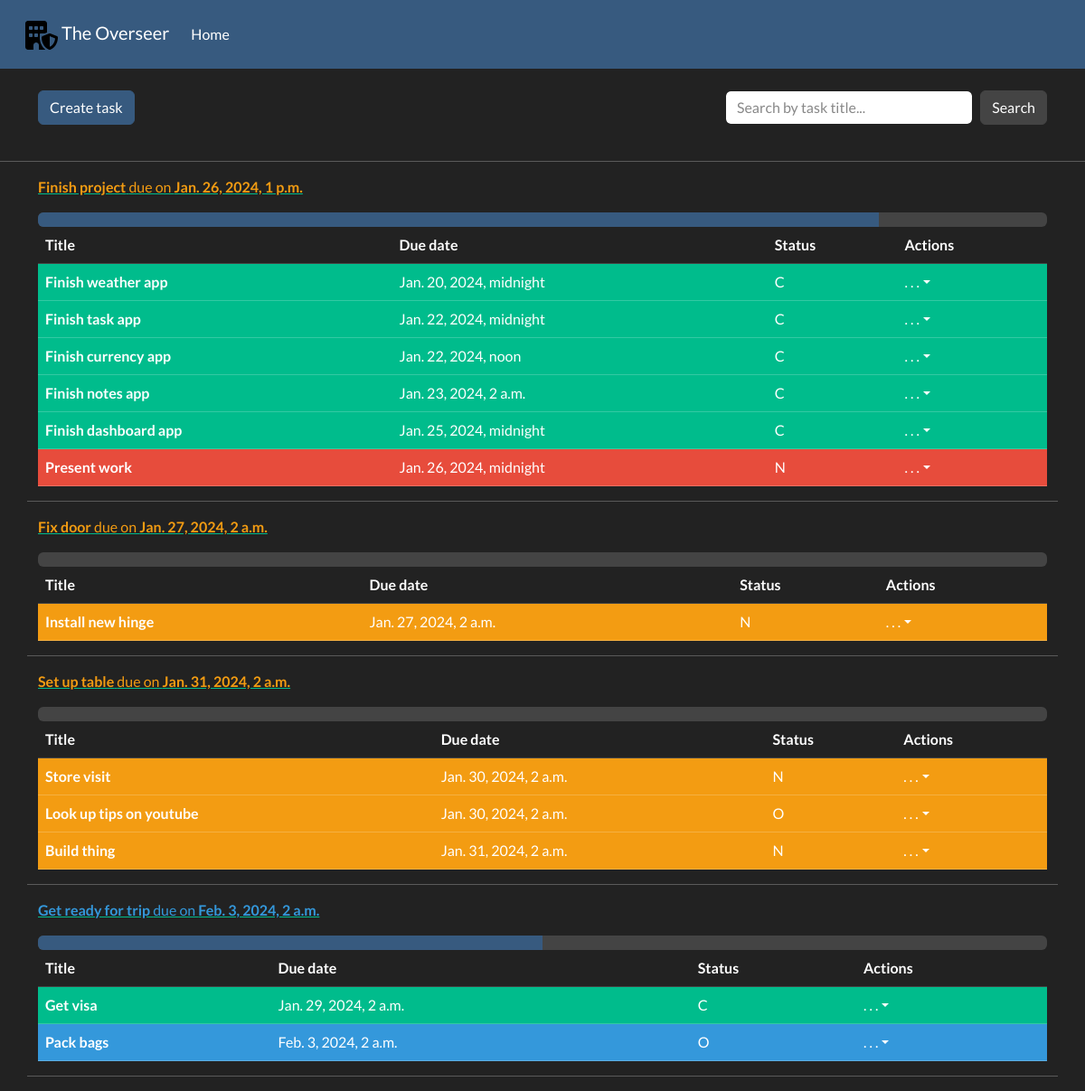
The page /tasks/ on the database as committed earlier.
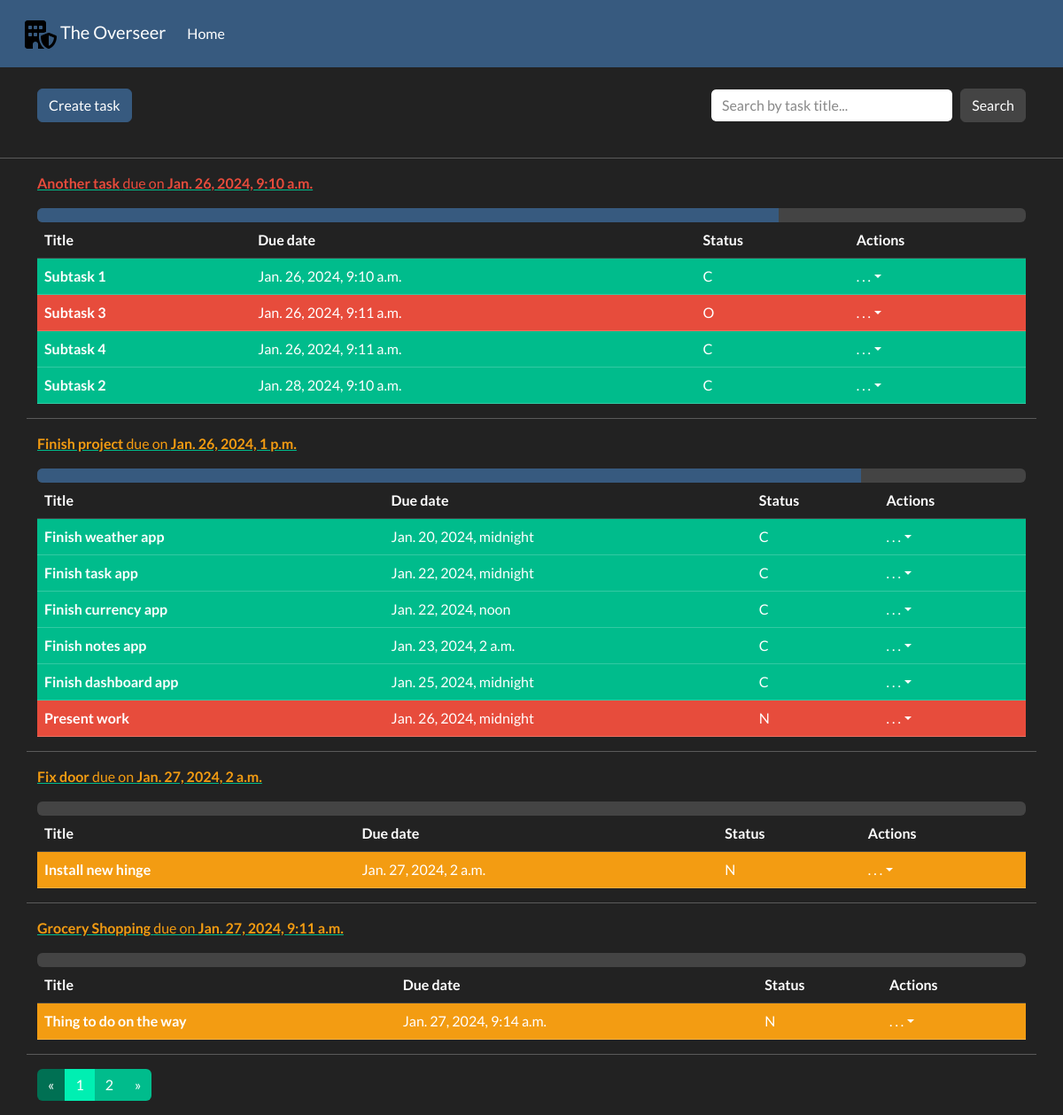
The same page on the database as committed later.
### overseer/models.py (models this page shows, shortened)
class Task(models.Model):
    title = models.CharField(max_length=200)
    pub_date = models.DateTimeField(verbose_name='Creation date', auto_now_add=True)
    due_date = models.DateTimeField(verbose_name='Due date')
    class Meta:
        ordering = ['due_date']
    @property
    def severity(self) -> str:
        remaining_days = self.due_date - timezone.now()
        if remaining_days <= timezone.timedelta(days=0):
            return 'danger'
        elif remaining_days <= timezone.timedelta(days=7):
            return 'warning'
        elif remaining_days <= timezone.timedelta(days=14):
            return 'info'
        else:
            return 'light'
    @property
    def progress(self) -> int:
        progress = 0
        for subtask in self.subtasks.all():
            progress += 1 if subtask.status == 'C' else 0
        return progress
    @property
    def progress_percentage(self) -> str:
        subtask_num = self.subtasks.all().count() if self.subtasks.all().count() != 0 else 1
        return str(round(100 / subtask_num * self.progress, 2)) + '%'

class SubTask(models.Model):
    title = models.CharField(max_length=100)
    pub_date = models.DateTimeField(verbose_name='Creation date', auto_now_add=True)
    due_date = models.DateTimeField(verbose_name='Due date')
    content = HTMLField(null=True, blank=True)
    STATUS_LIST = (
        ('O', 'Ongoing'),
        ('C', 'Complete'),
        ('N', 'Not started')
    )
    status = models.CharField(choices=STATUS_LIST, max_length=1, verbose_name='Status')
    main_task = models.ForeignKey(Task, on_delete=models.CASCADE, related_name='subtasks')
    @property
    def severity(self) -> str:
        remaining_days = self.due_date - timezone.now()
        if remaining_days <= timezone.timedelta(days=0):
            return 'danger'
        elif remaining_days <= timezone.timedelta(days=7):
            return 'warning'
        elif remaining_days <= timezone.timedelta(days=14):
            return 'info'
        else:
            return 'light'
    class Meta:
        ordering = ['due_date']

### overseer/views.py (the view)
# urls.py: path('', views.index, name='currency-index'),
def index(request):
    if request.method == 'POST':
        query_text = request.POST['search_text']
        task_list = Task.objects.filter(title__icontains=query_text)
    else:
        task_list = Task.objects.all()
    paginator = Paginator(task_list, 4)
    page_number = request.GET.get('page')
    paged_tasks = paginator.get_page(page_number)
    context = {
        'task_list': paged_tasks,
    }
    return render(request, 'overseer/index.html', context=context)

### overseer/templatetags/overseer_extras.py (called while the page is built)
@register.inclusion_tag('overseer/pagination.html')
def paginate(paginated_obj):
    return {'page_obj': paginated_obj}

### overseer/templates/overseer/index.html (shortened to what this page needs)
{% extends 'overseer/base.html' %}
{% block content %}
{% load overseer_extras %}
<br>
<div class="container">
    <div class="row">
        <div class="col-4">
            <a type="button" class="btn btn-primary" href="{% url 'task-create'%}">Create task</a>
        </div>
        <div class="col-4"></div>
        <div class="col-4">
            <form class="d-flex" method="post">
                <input class="form-control me-sm-2" type="search" placeholder="Search by task title..." name="search_text">
                <button class="btn btn-secondary my-2 my-sm-0" type="submit">Search</button>
            </form>
        </div>
    </div>
</div>
<br>
<hr>
{% for task in task_list %}
    <div class="container">
        <div class="row">
            <div class="col-12">
                <a href="{% url 'task-detail' task.id %}">
                    <p class="text-{{ task.severity }}"><b>{{ task.title }}</b> due on <b>{{ task.due_date }}</b></p>
                </a>
                {% if task.subtasks.all.count > 0 %}
                <div class="progress">
                    <div class="progress-bar" role="progressbar" style="width: {{ task.progress_percentage }};" aria-valuenow="{{ task.progress }}" aria-valuemin="0" aria-valuemax="{{ task.subtasks.all.count }}"></div>
                </div>
                <table class="table table-hover">
                    <thead>
                    <tr>
                        <th scope="col">Title</th>
                        <th scope="col">Due date</th>
                        <th scope="col">Status</th>
                        <th scope="col">Actions</th>
                    </tr>
                    </thead>
                    <tbody>
                    {% for subtask in task.subtasks.all %}
                    <tr class="table-{% if subtask.status == 'C' %}success{% else %}{{ subtask.severity }}{% endif %}">
                        <th scope="row">{{ subtask.title }}</th>
                        <td>{{ subtask.due_date }}</td>
                        <td>{{ subtask.status }}</td>
                        <td>
                            <a class="nav-link dropdown-toggle" data-bs-toggle="dropdown" href="#" role="button" aria-haspopup="true" aria-expanded="false">. . .</a>
                        </td>
                    </tr>
                    </tbody>
                    {% endfor %}
                </table>
                {% endif %}
            </div>
            <hr>
        </div>
    </div>
{% endfor %}
<div class="container">
    <div class="row">
        {% paginate task_list %}
    </div>
</div>
{% endblock %}

Rows that differ between the two databases and show on the page:
no longer on this page (row unchanged): Task: title "Set up table", due_date "Jan. 31, 2024, 2 a.m."
no longer on this page (row unchanged): SubTask: title "Store visit", due_date "Jan. 30, 2024, 2 a.m.", status "N", shown under "Set up table"
no longer on this page (row edited): SubTask: title "Look up tips on youtube", due_date "Jan. 30, 2024, 2 a.m.", status "O", shown under "Set up table"
no longer on this page (row unchanged): SubTask: title "Build thing", due_date "Jan. 31, 2024, 2 a.m.", status "N", shown under "Set up table"
no longer on this page (row unchanged): Task: title "Get ready for trip", due_date "Feb. 3, 2024, 2 a.m."
no longer on this page (row unchanged): SubTask: title "Get visa", due_date "Jan. 29, 2024, 2 a.m.", status "C", shown under "Get ready for trip"
no longer on this page (row unchanged): SubTask: title "Pack bags", due_date "Feb. 3, 2024, 2 a.m.", status "O", shown under "Get ready for trip"
added Task: title "Another task", due_date "Jan. 26, 2024, 9:10 a.m."
added SubTask: title "Subtask 1", due_date "Jan. 26, 2024, 9:10 a.m.", status "C", shown under "Another task"
added SubTask: title "Subtask 3", due_date "Jan. 26, 2024, 9:11 a.m.", status "O", shown under "Another task"
added SubTask: title "Subtask 4", due_date "Jan. 26, 2024, 9:11 a.m.", status "C", shown under "Another task"
added SubTask: title "Subtask 2", due_date "Jan. 28, 2024, 9:10 a.m.", status "C", shown under "Another task"
added Task: title "Grocery Shopping", due_date "Jan. 27, 2024, 9:11 a.m."
added SubTask: title "Thing to do on the way", due_date "Jan. 27, 2024, 9:14 a.m.", status "N", shown under "Grocery Shopping"
Other text that changed with them:
new list line: "1"
new list line: "2"
